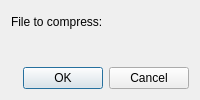
<?xml version="1.0" encoding="UTF-8"?>
<ui version="4.0">
  <class>CompressDialog</class>
  <widget class="QDialog" name="CompressDialog">
    <property name="windowTitle">
      <string>Compress File</string>
    </property>
    <layout class="QVBoxLayout" name="verticalLayout">
      <item>
        <widget class="QLabel" name="labelInfo">
          <property name="text">
            <string>File to compress:</string>
          </property>
        </widget>
      </item>
      <item>
        <widget class="QLabel" name="labelFilePath">
          <property name="text">
            <string/>
          </property>
          <property name="textInteractionFlags">
            <set>Qt::TextSelectableByMouse</set>
          </property>
        </widget>
      </item>
      <item>
        <widget class="QDialogButtonBox" name="buttonBox">
          <property name="standardButtons">
            <set>QDialogButtonBox::Ok|QDialogButtonBox::Cancel</set>
          </property>
        </widget>
      </item>
    </layout>
  </widget>
  <connections>
    <connection>
      <sender>buttonBox</sender>
      <signal>accepted()</signal>
      <receiver>CompressDialog</receiver>
      <slot>accept()</slot>
    </connection>
    <connection>
      <sender>buttonBox</sender>
      <signal>rejected()</signal>
      <receiver>CompressDialog</receiver>
      <slot>reject()</slot>
    </connection>
  </connections>
  <resources/>
</ui>
